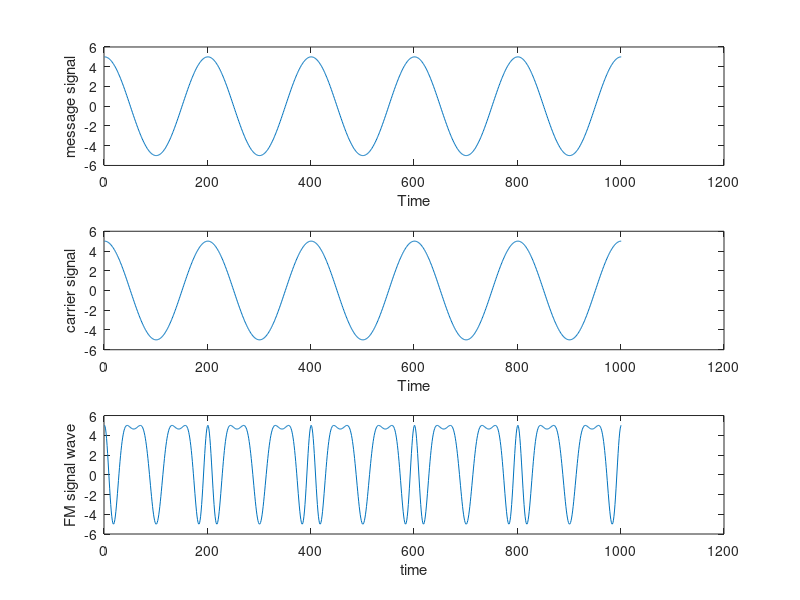

Recreate this plot in MATLAB.
% 1. Write a program for the generation of AM signal for varying modulation index (<1, =1 and >1)

clc;
clear all;
close all;

% Plot the amplitude frequency curve with user input values.
% Author : Abhishek Sharma
% Computer Networks Lab 3 : 18.02.2021


t = 0:.001:1;
AM = input('Enter the amplitude of the message signal :')
FM = input('Enter the frequency of the message signal :')
AC = input('Enter the amplitude of the carrier signal :')
FC = input('Enter the frequency of the carrier signal :')

% Plotting the Message Signal
m = AM*cos(2*pi*FM*t);
subplot(3,1,1)
plot(m)
ylabel('message signal')
xlabel ('Time')
t = 0:.001:1;

% Plotting the Carrier Signal
c = AC*cos(2*pi*FC*t);
subplot(3,1,2)
plot(c)
ylabel('carrier signal')
xlabel ('Time')

%Plotting the Amplitude Modulated Signal
AMS = (AC+m).*cos(2*pi*FC*t);
subplot(3,1,3)
plot(AMS)
ylabel('Amplitude Modulated')
xlabel ('time')


% Amplitude Modulated signals can be of 3 types 
% (a) Under modulation (<1 is the Modulation Index)  Am < Ac 
% (b) Critical modulation (=1 is the Modulation Index)  Am = Ac 
% (c) Over modulation (>1 is the Modulation Index)  Am > Ac 

% ******************************************************************************************************************************************************************************
% ******************************************************************************************************************************************************************************

% 2. Write a program for the generation of FM signal for varying modulation index (Case 1: narrowband FM and Wide band FM)

clc;
clear all;
close all;

% Author : Abhishek Sharma
% Computer Networks Lab 3 : 18.02.2021

t = 0:.001:1;
beta = input('Enter the modulation index :')
AM = input('Enter the amplitude of the message signal :')
FM = input('Enter the frequency of the message signal :')
AC = input('Enter the amplitude of the carrier signal :')
FC = input('Enter the frequency of the carrier signal :')

% Plotting the Message Signal
m = AM*cos(2*pi*FM*t);
subplot(3,1,1)
plot(m)
ylabel('message signal')
xlabel ('Time')
t = 0:.001:1;

% Plotting the Carrier Signal
c = AC*cos(2*pi*FC*t);
subplot(3,1,2)
plot(c)
ylabel('carrier signal')
xlabel ('Time')

% Plotting FMS
fms = AC * cos(2*pi*FC*t + beta*sin(2*pi*FM*t));
subplot(3,1,3)
plot(fms)
ylabel ('FM signal wave')
xlabel ('time')
